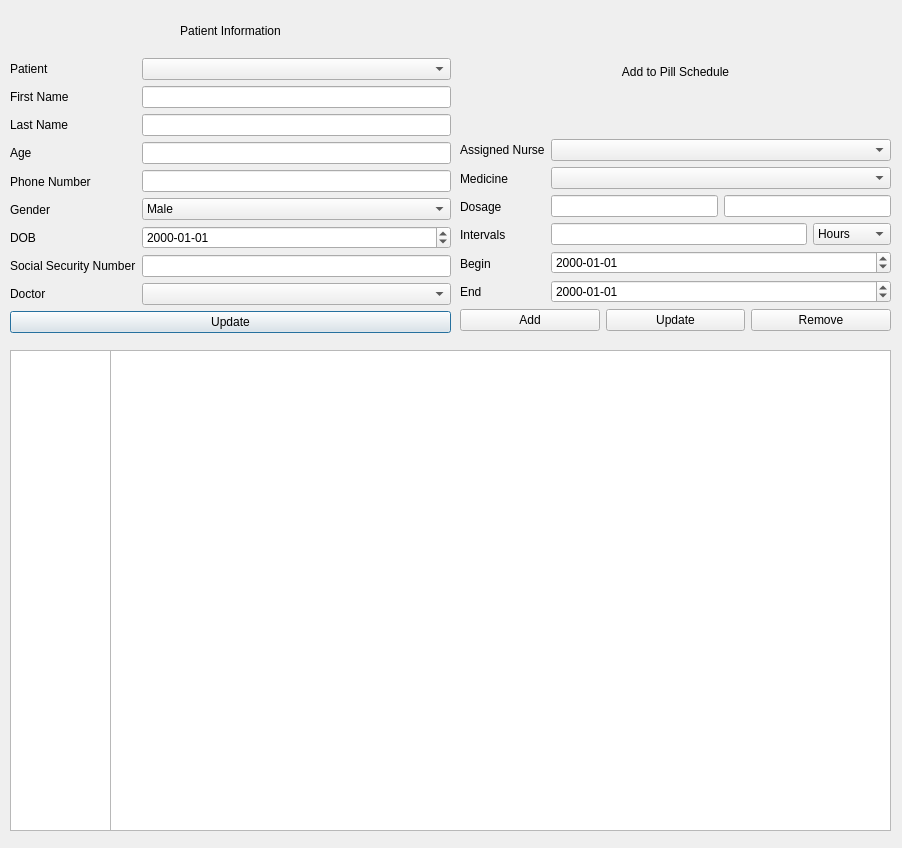
<?xml version="1.0" encoding="UTF-8"?>
<ui version="4.0">
 <class>EditPatient</class>
 <widget class="QDialog" name="EditPatient">
  <property name="geometry">
   <rect>
    <x>0</x>
    <y>0</y>
    <width>902</width>
    <height>848</height>
   </rect>
  </property>
  <property name="windowTitle">
   <string>Dialog</string>
  </property>
  <widget class="QWidget" name="layoutWidget">
   <property name="geometry">
    <rect>
     <x>10</x>
     <y>10</y>
     <width>441</width>
     <height>323</height>
    </rect>
   </property>
   <layout class="QVBoxLayout" name="patientInfoLayout">
    <item>
     <widget class="QLabel" name="patientInformation">
      <property name="text">
       <string>Patient Information</string>
      </property>
      <property name="alignment">
       <set>Qt::AlignCenter</set>
      </property>
     </widget>
    </item>
    <item>
     <layout class="QHBoxLayout" name="horizontalLayout">
      <item>
       <layout class="QVBoxLayout" name="labelLayout">
        <item>
         <widget class="QLabel" name="patientNameLabel">
          <property name="text">
           <string>Patient</string>
          </property>
         </widget>
        </item>
        <item>
         <widget class="QLabel" name="firstNameLabel">
          <property name="text">
           <string>First Name</string>
          </property>
         </widget>
        </item>
        <item>
         <widget class="QLabel" name="lastNameLabel">
          <property name="text">
           <string>Last Name</string>
          </property>
         </widget>
        </item>
        <item>
         <widget class="QLabel" name="ageLabel">
          <property name="text">
           <string>Age</string>
          </property>
         </widget>
        </item>
        <item>
         <widget class="QLabel" name="phoneNumberLabel">
          <property name="text">
           <string>Phone Number</string>
          </property>
         </widget>
        </item>
        <item>
         <widget class="QLabel" name="genderLabel">
          <property name="text">
           <string>Gender</string>
          </property>
         </widget>
        </item>
        <item>
         <widget class="QLabel" name="dobLabel">
          <property name="text">
           <string>DOB</string>
          </property>
         </widget>
        </item>
        <item>
         <widget class="QLabel" name="ssNumLabel">
          <property name="text">
           <string>Social Security Number</string>
          </property>
         </widget>
        </item>
        <item>
         <widget class="QLabel" name="doctorLabel">
          <property name="text">
           <string>Doctor</string>
          </property>
         </widget>
        </item>
       </layout>
      </item>
      <item>
       <layout class="QVBoxLayout" name="inputsLayout">
        <item>
         <widget class="QComboBox" name="patientComboBox"/>
        </item>
        <item>
         <widget class="QLineEdit" name="firstNameEdit"/>
        </item>
        <item>
         <widget class="QLineEdit" name="lastNameEdit"/>
        </item>
        <item>
         <widget class="QLineEdit" name="ageInput"/>
        </item>
        <item>
         <widget class="QLineEdit" name="phoneNumberEdit"/>
        </item>
        <item>
         <widget class="QComboBox" name="genderComboBox">
          <item>
           <property name="text">
            <string>Male</string>
           </property>
          </item>
          <item>
           <property name="text">
            <string>Female</string>
           </property>
          </item>
         </widget>
        </item>
        <item>
         <widget class="QDateEdit" name="dobEdit">
          <property name="displayFormat">
           <string>yyyy-MM-dd</string>
          </property>
         </widget>
        </item>
        <item>
         <widget class="QLineEdit" name="socialSecurityNumberInput"/>
        </item>
        <item>
         <widget class="QComboBox" name="doctorComboBox"/>
        </item>
       </layout>
      </item>
     </layout>
    </item>
    <item>
     <widget class="QPushButton" name="updateButton">
      <property name="text">
       <string>Update</string>
      </property>
     </widget>
    </item>
   </layout>
  </widget>
  <widget class="QTableView" name="scheduleView">
   <property name="geometry">
    <rect>
     <x>110</x>
     <y>350</y>
     <width>781</width>
     <height>481</height>
    </rect>
   </property>
  </widget>
  <widget class="QWidget" name="layoutWidget">
   <property name="geometry">
    <rect>
     <x>460</x>
     <y>10</y>
     <width>431</width>
     <height>321</height>
    </rect>
   </property>
   <layout class="QVBoxLayout" name="mainSceduleLayout">
    <item>
     <widget class="QLabel" name="scheduleTitle">
      <property name="text">
       <string>Add to Pill Schedule</string>
      </property>
      <property name="alignment">
       <set>Qt::AlignCenter</set>
      </property>
     </widget>
    </item>
    <item>
     <layout class="QHBoxLayout" name="subSceduleLayout">
      <item>
       <layout class="QVBoxLayout" name="scheduleLabels">
        <item>
         <widget class="QLabel" name="assignedNurseLabel">
          <property name="text">
           <string>Assigned Nurse</string>
          </property>
         </widget>
        </item>
        <item>
         <widget class="QLabel" name="medLabel">
          <property name="text">
           <string>Medicine</string>
          </property>
         </widget>
        </item>
        <item>
         <widget class="QLabel" name="dosageLabel">
          <property name="text">
           <string>Dosage</string>
          </property>
         </widget>
        </item>
        <item>
         <widget class="QLabel" name="intervalLabel">
          <property name="text">
           <string>Intervals</string>
          </property>
         </widget>
        </item>
        <item>
         <widget class="QLabel" name="dateBeginLabel">
          <property name="text">
           <string>Begin</string>
          </property>
         </widget>
        </item>
        <item>
         <widget class="QLabel" name="dateEndLabel">
          <property name="text">
           <string>End</string>
          </property>
         </widget>
        </item>
       </layout>
      </item>
      <item>
       <layout class="QVBoxLayout" name="sceduleInputsLayout">
        <item>
         <widget class="QComboBox" name="assignedNurseComboBox"/>
        </item>
        <item>
         <widget class="QComboBox" name="medComboBox"/>
        </item>
        <item>
         <layout class="QHBoxLayout" name="dosageInputLayout">
          <item>
           <widget class="QLineEdit" name="dosageValueInNum">
            <property name="text">
             <string/>
            </property>
           </widget>
          </item>
          <item>
           <widget class="QLineEdit" name="dosageValueInUnits">
            <property name="text">
             <string/>
            </property>
           </widget>
          </item>
         </layout>
        </item>
        <item>
         <layout class="QHBoxLayout" name="intervalLayout">
          <item>
           <widget class="QLineEdit" name="intervaValueNum"/>
          </item>
          <item>
           <widget class="QComboBox" name="intervalValueComboBox">
            <item>
             <property name="text">
              <string>Hours</string>
             </property>
            </item>
            <item>
             <property name="text">
              <string>Days</string>
             </property>
            </item>
            <item>
             <property name="text">
              <string>Mintues</string>
             </property>
            </item>
            <item>
             <property name="text">
              <string>Seconds</string>
             </property>
            </item>
           </widget>
          </item>
         </layout>
        </item>
        <item>
         <widget class="QDateEdit" name="dateBeginInput">
          <property name="displayFormat">
           <string>yyyy-MM-dd</string>
          </property>
         </widget>
        </item>
        <item>
         <widget class="QDateEdit" name="dateEndInput">
          <property name="displayFormat">
           <string>yyyy-MM-dd</string>
          </property>
         </widget>
        </item>
       </layout>
      </item>
     </layout>
    </item>
    <item>
     <layout class="QHBoxLayout" name="scheduleButtons">
      <item>
       <widget class="QPushButton" name="addToSchedule">
        <property name="text">
         <string>Add</string>
        </property>
       </widget>
      </item>
      <item>
       <widget class="QPushButton" name="updateScheduleButton">
        <property name="text">
         <string>Update</string>
        </property>
       </widget>
      </item>
      <item>
       <widget class="QPushButton" name="removeFromSchedule">
        <property name="text">
         <string>Remove</string>
        </property>
       </widget>
      </item>
     </layout>
    </item>
   </layout>
  </widget>
  <widget class="QTableView" name="tableView">
   <property name="geometry">
    <rect>
     <x>10</x>
     <y>350</y>
     <width>101</width>
     <height>481</height>
    </rect>
   </property>
  </widget>
 </widget>
 <resources/>
 <connections/>
</ui>
